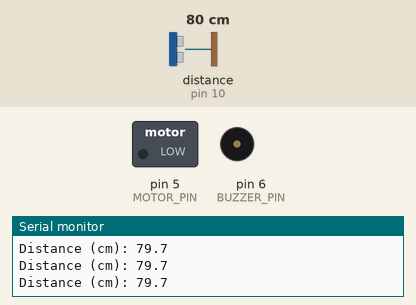
Recording of a sketch running on a simulated Arduino Uno, built with avr-gcc and run on an emulated ATmega328P. On the bench: switched loads named in the sketch (green lamp = pin HIGH), buzzer (waves = sounding, pin HIGH), the last lines printed to the serial monitor. Wiring (inferred from the names in the program): ultrasonic range finder: trigger pin 9; echo pin 10. Dashed ring = blinking. Inputs (shaded band) come from the test bench; at power-on: distance to the obstacle (sensor on pin 10) 80 cm. The echo pulse lasts 58.3 µs per cm; pins used as bus, display or sensor lines are not drawn.

Above: at 1.29 s.
1.3 s: distance to the obstacle (sensor on pin 10) set to 22 cm
At 4.2 s:
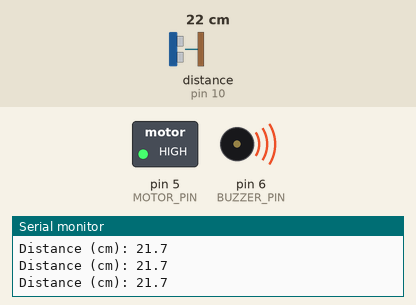
4.3 s: distance to the obstacle (sensor on pin 10) set to 19 cm
At 5.2 s:
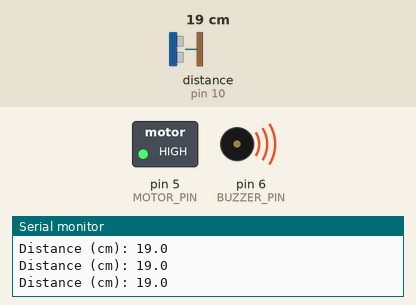
5.8 s: distance to the obstacle (sensor on pin 10) set to 35 cm
At 6.01 s:
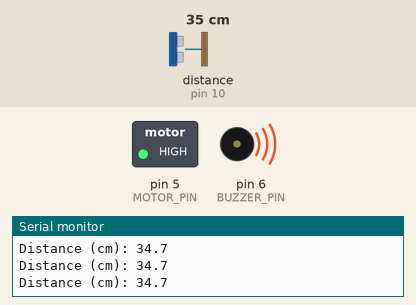
8.8 s: distance to the obstacle (sensor on pin 10) set to 2 cm
At 9.7 s:
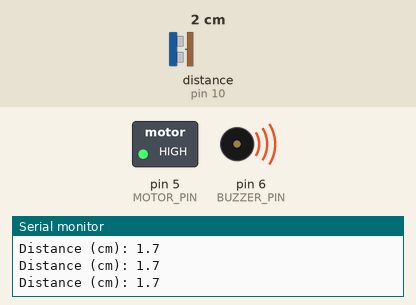
Timing chart, 0 to 11.3 s (numbered marks = the images above; inputs shaded):
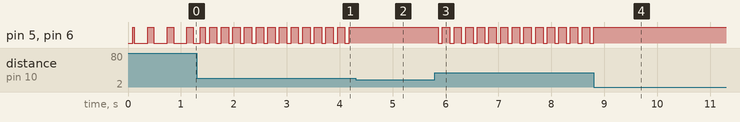

The sketch:

blind_obstacle_detector.ino
```cpp
/*
  IoT Blind Obstacle Detector — classroom prototype
  Board: Arduino Uno/Nano (5 V)
  Sensor: HC-SR04
  Alert: active buzzer; optional vibration motor through a transistor driver

  Pins:
    HC-SR04 TRIG -> D9
    HC-SR04 ECHO -> D10
    Active buzzer -> D6
    Optional motor driver control -> D5

  Educational prototype only; not a certified mobility aid.
*/

const byte TRIG_PIN = 9;
const byte ECHO_PIN = 10;
const byte BUZZER_PIN = 6;
const byte MOTOR_PIN = 5;

const bool ENABLE_VIBRATION = true;

// Distance thresholds in centimetres.
const float FAR_LIMIT_CM = 150.0;
const float MEDIUM_LIMIT_CM = 80.0;
const float NEAR_LIMIT_CM = 40.0;
const float VERY_NEAR_LIMIT_CM = 20.0;

const unsigned long SENSOR_INTERVAL_MS = 80;
unsigned long lastSensorRead = 0;
float distanceCm = -1.0;

float readDistanceCm() {
  digitalWrite(TRIG_PIN, LOW);
  delayMicroseconds(3);
  digitalWrite(TRIG_PIN, HIGH);
  delayMicroseconds(10);
  digitalWrite(TRIG_PIN, LOW);

  // Timeout prevents the sketch from hanging if no echo returns.
  unsigned long duration = pulseIn(ECHO_PIN, HIGH, 25000UL);
  if (duration == 0) {
    return -1.0; // no valid echo
  }

  // Approximate speed of sound: 0.0343 cm per microsecond.
  return (duration * 0.0343f) / 2.0f;
}

void setAlert(bool buzzerOn, bool vibrationOn) {
  digitalWrite(BUZZER_PIN, buzzerOn ? HIGH : LOW);
  if (ENABLE_VIBRATION) {
    digitalWrite(MOTOR_PIN, vibrationOn ? HIGH : LOW);
  } else {
    digitalWrite(MOTOR_PIN, LOW);
  }
}

void updateAlert(float cm) {
  // Fail quiet on invalid/no echo; consider adding a separate fault indicator
  // if your project needs to distinguish "no obstacle" from "no reading".
  if (cm < 0 || cm > FAR_LIMIT_CM) {
    setAlert(false, false);
    return;
  }

  if (cm <= VERY_NEAR_LIMIT_CM) {
    setAlert(true, true); // continuous urgent alert
    return;
  }

  unsigned long onMs;
  unsigned long offMs;

  if (cm <= NEAR_LIMIT_CM) {
    onMs = 140;
    offMs = 80;
  } else if (cm <= MEDIUM_LIMIT_CM) {
    onMs = 120;
    offMs = 250;
  } else {
    onMs = 100;
    offMs = 650;
  }

  unsigned long phase = millis() % (onMs + offMs);
  bool active = phase < onMs;
  setAlert(active, active);
}

void setup() {
  pinMode(TRIG_PIN, OUTPUT);
  pinMode(ECHO_PIN, INPUT);
  pinMode(BUZZER_PIN, OUTPUT);
  pinMode(MOTOR_PIN, OUTPUT);

  digitalWrite(TRIG_PIN, LOW);
  setAlert(false, false);

  Serial.begin(9600);
  Serial.println(F("Blind Obstacle Detector ready"));
}

void loop() {
  unsigned long now = millis();

  if (now - lastSensorRead >= SENSOR_INTERVAL_MS) {
    lastSensorRead = now;
    distanceCm = readDistanceCm();

    Serial.print(F("Distance (cm): "));
    if (distanceCm < 0) {
      Serial.println(F("No echo / invalid reading"));
    } else {
      Serial.println(distanceCm, 1);
    }
  }

  updateAlert(distanceCm);
}
```

Measured:
- the behaviour switches between 21 and 20 cm on distance to the obstacle (sensor on pin 10) (found by bisection; images 1 and 2)
- after the input at 1.3 s, pin 5 (MOTOR_PIN), pin 6 (BUZZER_PIN): alternates HIGH for 0.14 s and LOW for 0.08 s, starting after 0.06 s
- after the input at 4.3 s, pin 5 (MOTOR_PIN), pin 6 (BUZZER_PIN): stops changing and stays HIGH
- after the input at 5.8 s, pin 5 (MOTOR_PIN), pin 6 (BUZZER_PIN): alternates HIGH for 0.14 s and LOW for 0.08 s, starting after 0.06 s
- after the input at 8.8 s, pin 5 (MOTOR_PIN), pin 6 (BUZZER_PIN): goes on until 8.8 s, then stays HIGH
- by itself, pin 5 (MOTOR_PIN), pin 6 (BUZZER_PIN): repeats every 0.37 s: LOW 0.25 s, HIGH 0.12 s
